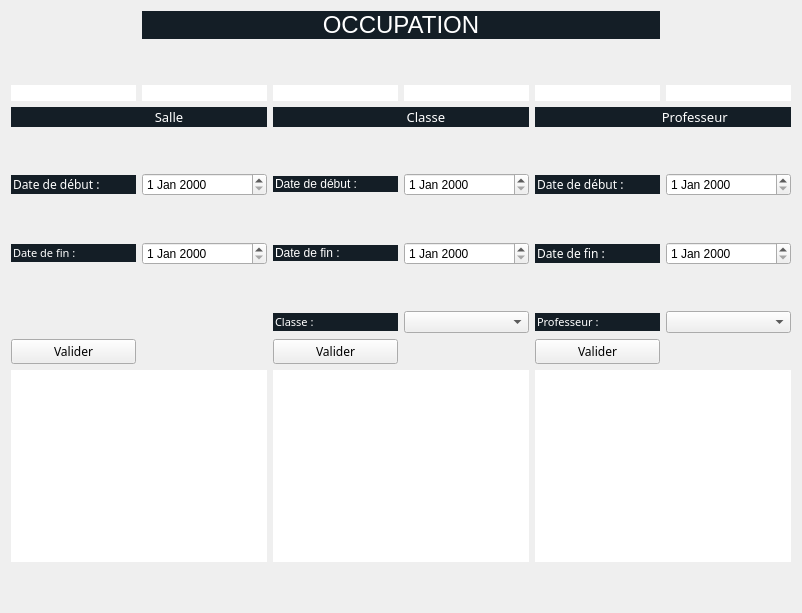
        <widget class="QWidget" name="occupation">
         <layout class="QGridLayout" name="gridLayout_24">
          <item row="10" column="4">
           <widget class="QPushButton" name="valProf">
            <property name="enabled">
             <bool>true</bool>
            </property>
            <property name="font">
             <font>
              <family>Century Gothic</family>
             </font>
            </property>
            <property name="text">
             <string>Valider</string>
            </property>
           </widget>
          </item>
          <item row="10" column="0">
           <widget class="QPushButton" name="valSalle">
            <property name="font">
             <font>
              <family>Century Gothic</family>
             </font>
            </property>
            <property name="text">
             <string>Valider</string>
            </property>
           </widget>
          </item>
          <item row="11" column="4" colspan="2">
           <widget class="QTextBrowser" name="profAffichage">
            <property name="styleSheet">
             <string notr="true">border:none;</string>
            </property>
           </widget>
          </item>
          <item row="5" column="5">
           <widget class="QDateEdit" name="profDateDebut"/>
          </item>
          <item row="7" column="5">
           <widget class="QDateEdit" name="profDateFin"/>
          </item>
          <item row="2" column="1">
           <widget class="QLineEdit" name="lineEdit_52">
            <property name="styleSheet">
             <string notr="true">border:none;</string>
            </property>
           </widget>
          </item>
          <item row="7" column="1">
           <widget class="QDateEdit" name="salleDateFin"/>
          </item>
          <item row="9" column="3">
           <widget class="QComboBox" name="classeSelec"/>
          </item>
          <item row="4" column="0">
           <spacer name="verticalSpacer_71">
            <property name="orientation">
             <enum>Qt::Vertical</enum>
            </property>
            <property name="sizeType">
             <enum>QSizePolicy::Minimum</enum>
            </property>
            <property name="sizeHint" stdset="0">
             <size>
              <width>20</width>
              <height>40</height>
             </size>
            </property>
           </spacer>
          </item>
          <item row="6" column="0">
           <spacer name="verticalSpacer_72">
            <property name="orientation">
             <enum>Qt::Vertical</enum>
            </property>
            <property name="sizeType">
             <enum>QSizePolicy::Minimum</enum>
            </property>
            <property name="sizeHint" stdset="0">
             <size>
              <width>20</width>
              <height>40</height>
             </size>
            </property>
           </spacer>
          </item>
          <item row="9" column="4">
           <widget class="QLineEdit" name="lineEdit_73">
            <property name="font">
             <font>
              <family>Century Gothic</family>
              <pointsize>8</pointsize>
              <weight>50</weight>
              <italic>false</italic>
              <bold>false</bold>
             </font>
            </property>
            <property name="styleSheet">
             <string notr="true">background-color:rgb(20,30,38);
color:white;
font: 8pt &quot;Century Gothic&quot;;
border:none;</string>
            </property>
            <property name="text">
             <string>Professeur : </string>
            </property>
           </widget>
          </item>
          <item row="5" column="4">
           <widget class="QLineEdit" name="lineEdit_64">
            <property name="font">
             <font>
              <family>Century Gothic</family>
             </font>
            </property>
            <property name="styleSheet">
             <string notr="true">background-color:rgb(20,30,38);
color:white;
border:none;</string>
            </property>
            <property name="text">
             <string>Date de début : </string>
            </property>
           </widget>
          </item>
          <item row="9" column="2">
           <widget class="QLineEdit" name="lineEdit_68">
            <property name="font">
             <font>
              <family>Century Gothic</family>
              <pointsize>8</pointsize>
              <weight>50</weight>
              <italic>false</italic>
              <bold>false</bold>
             </font>
            </property>
            <property name="styleSheet">
             <string notr="true">background-color:rgb(20,30,38);
color:white;
font: 8pt &quot;Century Gothic&quot;;
border:none;</string>
            </property>
            <property name="text">
             <string>Classe : </string>
            </property>
           </widget>
          </item>
          <item row="2" column="5">
           <widget class="QLineEdit" name="lineEdit_56">
            <property name="styleSheet">
             <string notr="true">border:none;</string>
            </property>
           </widget>
          </item>
          <item row="2" column="3">
           <widget class="QLineEdit" name="lineEdit_53">
            <property name="enabled">
             <bool>false</bool>
            </property>
            <property name="styleSheet">
             <string notr="true">border:none;</string>
            </property>
           </widget>
          </item>
          <item row="5" column="3">
           <widget class="QDateEdit" name="classeDateDebut"/>
          </item>
          <item row="2" column="2">
           <widget class="QLineEdit" name="lineEdit_51">
            <property name="enabled">
             <bool>false</bool>
            </property>
            <property name="styleSheet">
             <string notr="true">border:none;</string>
            </property>
           </widget>
          </item>
          <item row="2" column="4">
           <widget class="QLineEdit" name="lineEdit_55">
            <property name="enabled">
             <bool>false</bool>
            </property>
            <property name="styleSheet">
             <string notr="true">border:none;</string>
            </property>
           </widget>
          </item>
          <item row="2" column="0">
           <widget class="QLineEdit" name="lineEdit_54">
            <property name="styleSheet">
             <string notr="true">border:none;</string>
            </property>
           </widget>
          </item>
          <item row="7" column="0">
           <widget class="QLineEdit" name="lineEdit_59">
            <property name="font">
             <font>
              <family>Century Gothic</family>
              <pointsize>8</pointsize>
              <weight>50</weight>
              <italic>false</italic>
              <bold>false</bold>
             </font>
            </property>
            <property name="styleSheet">
             <string notr="true">background-color:rgb(20,30,38);
color:white;
font: 8pt &quot;Century Gothic&quot;;
border:none;</string>
            </property>
            <property name="text">
             <string>Date de fin :</string>
            </property>
           </widget>
          </item>
          <item row="5" column="2">
           <widget class="QLineEdit" name="lineEdit_61">
            <property name="styleSheet">
             <string notr="true">background-color:rgb(20,30,38);
color:white;
font: 8pt &quot;Century Gothic&quot;;
border:none;</string>
            </property>
            <property name="text">
             <string>Date de début :</string>
            </property>
           </widget>
          </item>
          <item row="7" column="2">
           <widget class="QLineEdit" name="lineEdit_62">
            <property name="styleSheet">
             <string notr="true">background-color:rgb(20,30,38);
color:white;
font: 8pt &quot;Century Gothic&quot;;
border:none;</string>
            </property>
            <property name="text">
             <string>Date de fin :</string>
            </property>
           </widget>
          </item>
          <item row="0" column="1" colspan="4">
           <widget class="QLabel" name="label_11">
            <property name="styleSheet">
             <string notr="true">background-color:rgb(20,30,38);
font: 8pt &quot;Century Gothic&quot;;
color : white;</string>
            </property>
            <property name="text">
             <string>&lt;html&gt;&lt;head/&gt;&lt;body&gt;&lt;p align=&quot;center&quot;&gt;&lt;span style=&quot; font-size:18pt;&quot;&gt;OCCUPATION&lt;/span&gt;&lt;/p&gt;&lt;/body&gt;&lt;/html&gt;</string>
            </property>
           </widget>
          </item>
          <item row="1" column="2">
           <spacer name="verticalSpacer_70">
            <property name="orientation">
             <enum>Qt::Vertical</enum>
            </property>
            <property name="sizeType">
             <enum>QSizePolicy::Minimum</enum>
            </property>
            <property name="sizeHint" stdset="0">
             <size>
              <width>20</width>
              <height>40</height>
             </size>
            </property>
           </spacer>
          </item>
          <item row="12" column="2">
           <spacer name="verticalSpacer_69">
            <property name="orientation">
             <enum>Qt::Vertical</enum>
            </property>
            <property name="sizeHint" stdset="0">
             <size>
              <width>20</width>
              <height>40</height>
             </size>
            </property>
           </spacer>
          </item>
          <item row="7" column="4">
           <widget class="QLineEdit" name="lineEdit_66">
            <property name="font">
             <font>
              <family>Century Gothic</family>
             </font>
            </property>
            <property name="styleSheet">
             <string notr="true">background-color:rgb(20,30,38);
color:white;
border:none;</string>
            </property>
            <property name="text">
             <string>Date de fin : </string>
            </property>
           </widget>
          </item>
          <item row="10" column="2">
           <widget class="QPushButton" name="valClasse">
            <property name="enabled">
             <bool>true</bool>
            </property>
            <property name="font">
             <font>
              <family>Century Gothic</family>
             </font>
            </property>
            <property name="text">
             <string>Valider</string>
            </property>
           </widget>
          </item>
          <item row="5" column="0">
           <widget class="QLineEdit" name="lineEdit_58">
            <property name="font">
             <font>
              <family>Century Gothic</family>
             </font>
            </property>
            <property name="styleSheet">
             <string notr="true">background-color:rgb(20,30,38);
color:white;
border:none;</string>
            </property>
            <property name="text">
             <string>Date de début :</string>
            </property>
           </widget>
          </item>
          <item row="5" column="1">
           <widget class="QDateEdit" name="salleDateDebut">
            <property name="enabled">
             <bool>true</bool>
            </property>
           </widget>
          </item>
          <item row="9" column="5">
           <widget class="QComboBox" name="profSelec"/>
          </item>
          <item row="7" column="3">
           <widget class="QDateEdit" name="classeDateFin"/>
          </item>
          <item row="11" column="0" colspan="2">
           <widget class="QTextBrowser" name="salleAffichage">
            <property name="styleSheet">
             <string notr="true">border:none;</string>
            </property>
           </widget>
          </item>
          <item row="11" column="2" colspan="2">
           <widget class="QTextBrowser" name="classeAffichage">
            <property name="styleSheet">
             <string notr="true">border:none;</string>
            </property>
           </widget>
          </item>
          <item row="8" column="2">
           <spacer name="verticalSpacer_73">
            <property name="orientation">
             <enum>Qt::Vertical</enum>
            </property>
            <property name="sizeType">
             <enum>QSizePolicy::Minimum</enum>
            </property>
            <property name="sizeHint" stdset="0">
             <size>
              <width>20</width>
              <height>40</height>
             </size>
            </property>
           </spacer>
          </item>
          <item row="3" column="0" colspan="2">
           <widget class="QLineEdit" name="lineEdit_57">
            <property name="font">
             <font>
              <family>Century Gothic</family>
              <pointsize>10</pointsize>
              <weight>50</weight>
              <italic>false</italic>
              <bold>false</bold>
             </font>
            </property>
            <property name="styleSheet">
             <string notr="true">background-color:rgb(20,30,38);
color:white;
font: 10pt &quot;Century Gothic&quot;;
border:none;
text-align: center;</string>
            </property>
            <property name="text">
             <string>                                          Salle</string>
            </property>
           </widget>
          </item>
          <item row="3" column="2" colspan="2">
           <widget class="QLineEdit" name="lineEdit_60">
            <property name="font">
             <font>
              <family>Century Gothic</family>
              <pointsize>10</pointsize>
              <weight>50</weight>
              <italic>false</italic>
              <bold>false</bold>
             </font>
            </property>
            <property name="styleSheet">
             <string notr="true">background-color:rgb(20,30,38);
color:white;
font: 10pt &quot;Century Gothic&quot;;
border:none;</string>
            </property>
            <property name="text">
             <string>                                       Classe</string>
            </property>
           </widget>
          </item>
          <item row="3" column="4" colspan="2">
           <widget class="QLineEdit" name="lineEdit_63">
            <property name="font">
             <font>
              <family>Century Gothic</family>
              <pointsize>10</pointsize>
              <weight>50</weight>
              <italic>false</italic>
              <bold>false</bold>
             </font>
            </property>
            <property name="styleSheet">
             <string notr="true">background-color:rgb(20,30,38);
color:white;
font: 10pt &quot;Century Gothic&quot;;
border:none;</string>
            </property>
            <property name="text">
             <string>                                     Professeur</string>
            </property>
           </widget>
          </item>
         </layout>
        </widget>
